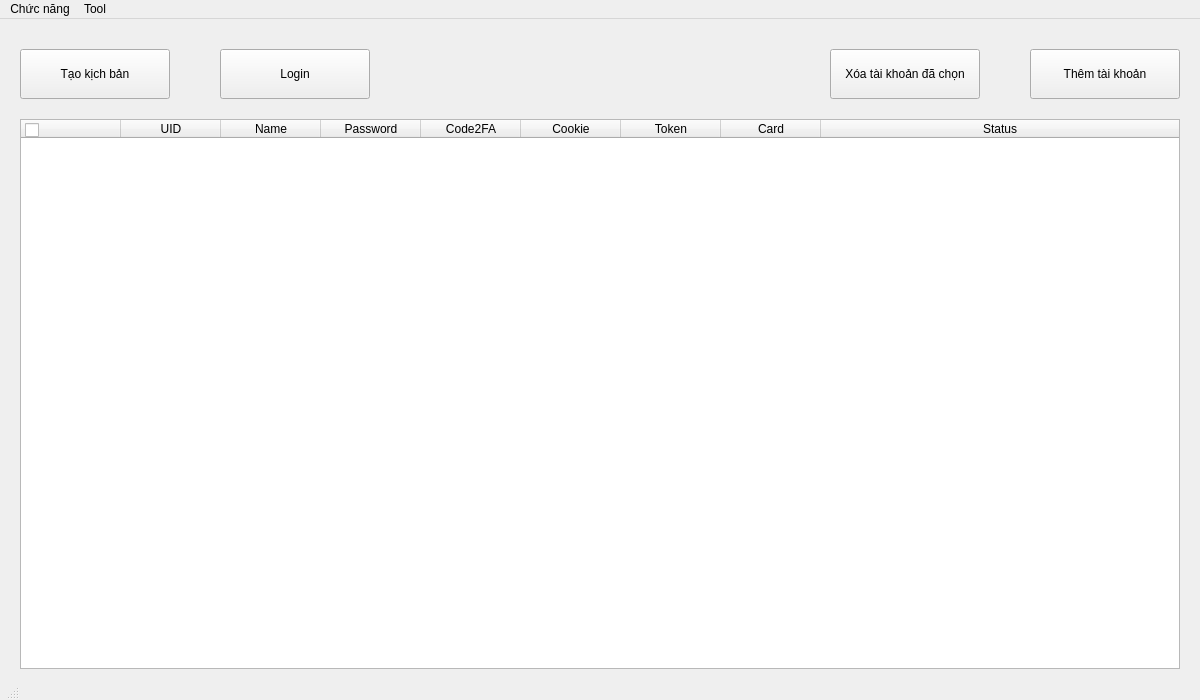
<?xml version="1.0" encoding="UTF-8"?>
<ui version="4.0">
 <class>MainWindow</class>
 <widget class="QMainWindow" name="MainWindow">
  <property name="enabled">
   <bool>true</bool>
  </property>
  <property name="geometry">
   <rect>
    <x>0</x>
    <y>0</y>
    <width>1200</width>
    <height>700</height>
   </rect>
  </property>
  <property name="sizePolicy">
   <sizepolicy hsizetype="Fixed" vsizetype="Fixed">
    <horstretch>0</horstretch>
    <verstretch>0</verstretch>
   </sizepolicy>
  </property>
  <property name="minimumSize">
   <size>
    <width>1200</width>
    <height>700</height>
   </size>
  </property>
  <property name="maximumSize">
   <size>
    <width>1200</width>
    <height>700</height>
   </size>
  </property>
  <property name="windowTitle">
   <string>Tool Fb Ads</string>
  </property>
  <widget class="QWidget" name="centralwidget">
   <widget class="QTableWidget" name="tableAccInfo">
    <property name="geometry">
     <rect>
      <x>20</x>
      <y>100</y>
      <width>1160</width>
      <height>550</height>
     </rect>
    </property>
    <property name="sizePolicy">
     <sizepolicy hsizetype="Fixed" vsizetype="Fixed">
      <horstretch>0</horstretch>
      <verstretch>0</verstretch>
     </sizepolicy>
    </property>
    <property name="maximumSize">
     <size>
      <width>1160</width>
      <height>550</height>
     </size>
    </property>
    <property name="focusPolicy">
     <enum>Qt::ClickFocus</enum>
    </property>
    <property name="contextMenuPolicy">
     <enum>Qt::NoContextMenu</enum>
    </property>
    <property name="autoFillBackground">
     <bool>false</bool>
    </property>
    <property name="locale">
     <locale language="Vietnamese" country="Vietnam"/>
    </property>
    <property name="editTriggers">
     <set>QAbstractItemView::NoEditTriggers</set>
    </property>
    <property name="dragDropOverwriteMode">
     <bool>false</bool>
    </property>
    <property name="alternatingRowColors">
     <bool>false</bool>
    </property>
    <property name="selectionMode">
     <enum>QAbstractItemView::SingleSelection</enum>
    </property>
    <property name="selectionBehavior">
     <enum>QAbstractItemView::SelectRows</enum>
    </property>
    <property name="showGrid">
     <bool>true</bool>
    </property>
    <property name="gridStyle">
     <enum>Qt::SolidLine</enum>
    </property>
    <property name="sortingEnabled">
     <bool>true</bool>
    </property>
    <property name="wordWrap">
     <bool>false</bool>
    </property>
    <property name="cornerButtonEnabled">
     <bool>false</bool>
    </property>
    <attribute name="horizontalHeaderVisible">
     <bool>true</bool>
    </attribute>
    <attribute name="horizontalHeaderMinimumSectionSize">
     <number>20</number>
    </attribute>
    <attribute name="horizontalHeaderHighlightSections">
     <bool>false</bool>
    </attribute>
    <attribute name="horizontalHeaderShowSortIndicator" stdset="0">
     <bool>true</bool>
    </attribute>
    <attribute name="horizontalHeaderStretchLastSection">
     <bool>true</bool>
    </attribute>
    <attribute name="verticalHeaderVisible">
     <bool>true</bool>
    </attribute>
    <attribute name="verticalHeaderMinimumSectionSize">
     <number>30</number>
    </attribute>
    <attribute name="verticalHeaderHighlightSections">
     <bool>false</bool>
    </attribute>
    <column>
     <property name="text">
      <string/>
     </property>
    </column>
    <column>
     <property name="text">
      <string>UID</string>
     </property>
    </column>
    <column>
     <property name="text">
      <string>Name</string>
     </property>
    </column>
    <column>
     <property name="text">
      <string>Password</string>
     </property>
    </column>
    <column>
     <property name="text">
      <string>Code2FA</string>
     </property>
    </column>
    <column>
     <property name="text">
      <string>Cookie</string>
     </property>
    </column>
    <column>
     <property name="text">
      <string>Token</string>
     </property>
    </column>
    <column>
     <property name="text">
      <string>Card</string>
     </property>
    </column>
    <column>
     <property name="text">
      <string>Status</string>
     </property>
    </column>
   </widget>
   <widget class="QPushButton" name="buttonCreateScript">
    <property name="geometry">
     <rect>
      <x>20</x>
      <y>30</y>
      <width>150</width>
      <height>50</height>
     </rect>
    </property>
    <property name="text">
     <string>Tạo kịch bản</string>
    </property>
   </widget>
   <widget class="QPushButton" name="buttonAddAccount">
    <property name="geometry">
     <rect>
      <x>1030</x>
      <y>30</y>
      <width>150</width>
      <height>50</height>
     </rect>
    </property>
    <property name="text">
     <string>Thêm tài khoản</string>
    </property>
   </widget>
   <widget class="QCheckBox" name="checkBoxAll">
    <property name="geometry">
     <rect>
      <x>25</x>
      <y>103</y>
      <width>16</width>
      <height>17</height>
     </rect>
    </property>
    <property name="font">
     <font>
      <family>Segoe UI</family>
      <pointsize>9</pointsize>
     </font>
    </property>
    <property name="text">
     <string/>
    </property>
   </widget>
   <widget class="QPushButton" name="buttonDeleteAccount">
    <property name="geometry">
     <rect>
      <x>830</x>
      <y>30</y>
      <width>150</width>
      <height>50</height>
     </rect>
    </property>
    <property name="text">
     <string>Xóa tài khoản đã chọn</string>
    </property>
   </widget>
   <widget class="QPushButton" name="buttonLogin">
    <property name="geometry">
     <rect>
      <x>220</x>
      <y>30</y>
      <width>150</width>
      <height>50</height>
     </rect>
    </property>
    <property name="text">
     <string>Login</string>
    </property>
   </widget>
  </widget>
  <widget class="QMenuBar" name="menubar">
   <property name="geometry">
    <rect>
     <x>0</x>
     <y>0</y>
     <width>1200</width>
     <height>21</height>
    </rect>
   </property>
   <widget class="QMenu" name="menuFunction">
    <property name="title">
     <string>Chức năng</string>
    </property>
    <addaction name="actionAddVia"/>
   </widget>
   <widget class="QMenu" name="menuTool">
    <property name="title">
     <string>Tool</string>
    </property>
   </widget>
   <addaction name="menuFunction"/>
   <addaction name="menuTool"/>
  </widget>
  <widget class="QStatusBar" name="statusbar">
   <property name="sizePolicy">
    <sizepolicy hsizetype="Fixed" vsizetype="Fixed">
     <horstretch>0</horstretch>
     <verstretch>0</verstretch>
    </sizepolicy>
   </property>
   <property name="maximumSize">
    <size>
     <width>16777215</width>
     <height>20</height>
    </size>
   </property>
  </widget>
  <action name="actionAddBanking">
   <property name="text">
    <string>Add Banking</string>
   </property>
  </action>
  <action name="actionLogIn">
   <property name="text">
    <string>Đăng nhập</string>
   </property>
  </action>
  <action name="actionAddVia">
   <property name="text">
    <string>Kết bạn với Via</string>
   </property>
  </action>
 </widget>
 <resources/>
 <connections/>
</ui>
